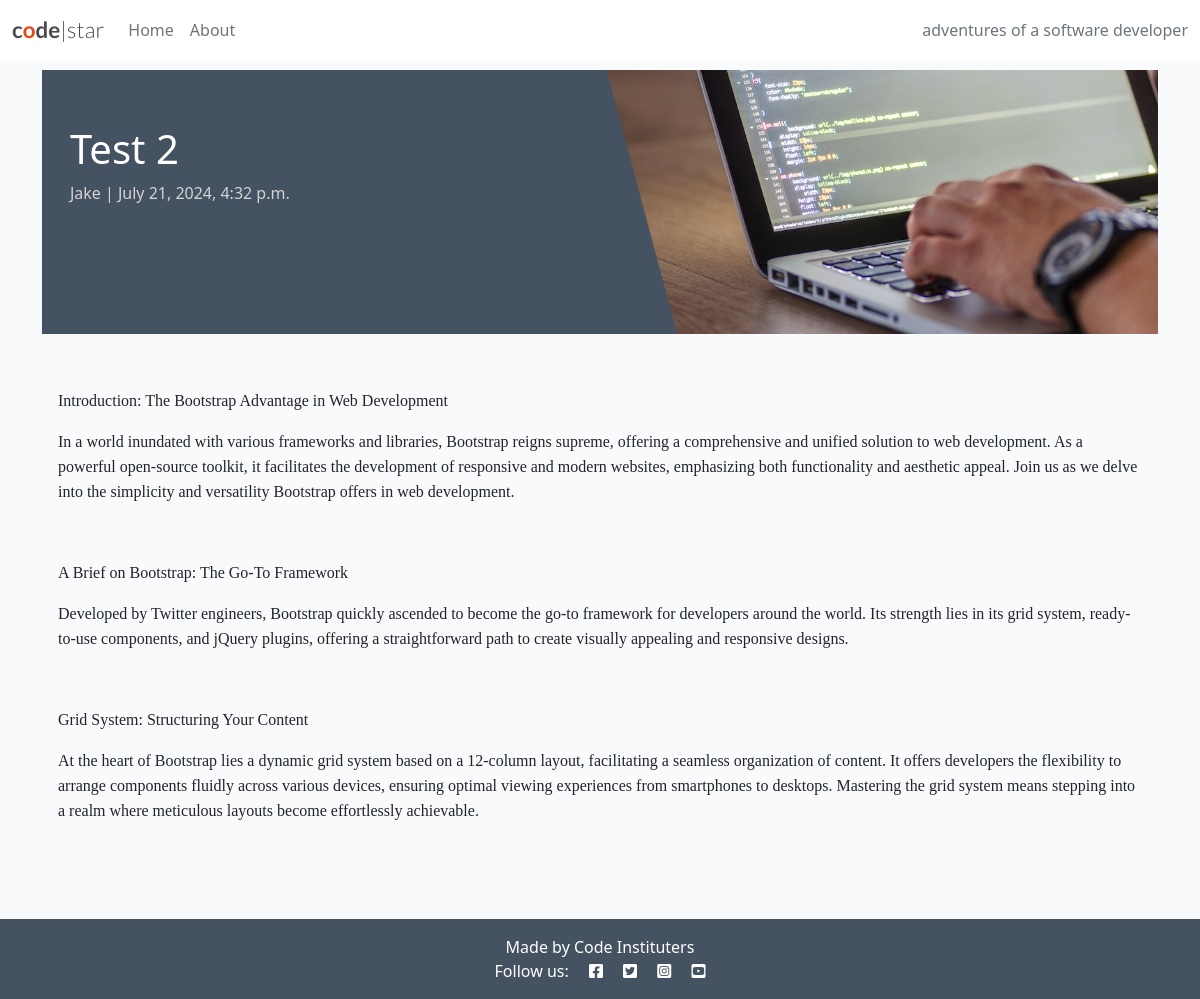
/test-2/, run on the app's committed database.
### blog/models.py (models this page shows, shortened)
class Post(models.Model):
    title = models.CharField(max_length=200, unique=True)
    slug = models.SlugField(max_length=200, unique=True)
    author = models.ForeignKey(
    User, on_delete=models.CASCADE, related_name="blog_posts"
)
    content = models.TextField()
    created_on = models.DateTimeField(auto_now_add=True)
    status = models.IntegerField(choices=STATUS, default=0)
    class Meta:
        ordering = ["-created_on"]

### blog/views.py (the view)
# urls.py: path('<slug:slug>/', views.post_detail, name='post_detail'),
def post_detail(request, slug):
    queryset = Post.objects.filter(status=1)
    post = get_object_or_404(queryset, slug=slug)
    return render(
        request,
        "blog/post_detail.html",
        {"post": post,
        "coder": "Matt Rudge"},
    )

### blog/templates/blog/post_detail.html
{% extends 'base.html' %} {% block content %}
{% load static %}
<div class="masthead">
    <div class="container">
        <div class="row g-0">
            <div class="col-md-6 masthead-text">
                <h1 class="post-title">{{ post.title }}</h1>
                <p class="post-subtitle">{{ post.author }} | {{ post.created_on }}</p>
            </div>
            <div class="d-none d-md-block col-md-6 masthead-image">
                <img src="{% static 'images/default.jpg' %}" class="scale" alt="placeholder">
            </div>
        </div>
    </div>
</div>
<div class="container">
    <div class="row">
        <div class="col card mb-4  mt-3 left  top">
            <div class="card-body">
                <p class="card-text">
                    {{ post.content | safe }}
                </p>
            </div>
        </div>
    </div>
</div>
{% endblock content %}

### static/css/style.css (style rules this page uses)
body { background-color: #8da9e0; }
.main-bg { background-color: #F9FAFC; }
.card { border: none; background-color: transparent; }
.scale { width: 100%; height: auto; }
.masthead { margin-top: 10px; overflow: hidden; position: relative; display: inline-block; height: 33vh; width: 100%; }
.masthead-text { background-color: #445261; color: white; position: relative; }
.masthead-image { position: relative; overflow: hidden; }
.masthead-image:after { content: ""; position: absolute; top: 0; right: 90%; height: 100%; width: 150%; background: #445261; -webkit-transform: skew(15deg); -moz-transform: skew(15deg); transform: skew(15deg); z-index: 100; }
.post-title { margin-top: 10%; margin-left: 5%; }
.post-subtitle { margin-left: 5%; color: lightgray; }

### data on the page
Post: title "Test 2", author "Jake", created_on "July 21, 2024, 4:32 p.m.", content "Introduction: The Bootstrap Advantage in Web Development In a world inundated with various frameworks and libraries, Bootstrap reigns supreme, offering a comprehensive and unified solution to web development. As a powerful open-source toolkit, it facilitates the development of responsive and modern websites, emphasizing both functionality and aesthetic appeal. Join us as we delve into the simplicity and versatility Bootstrap offers in web development. A Brief on Bootstrap: The Go-To Framework Developed by Twitter engineers, Bootstrap quickly ascended to become the go-to framework for developers around the world. Its strength lies in its grid system, ready-to-use components, and jQuery…"
